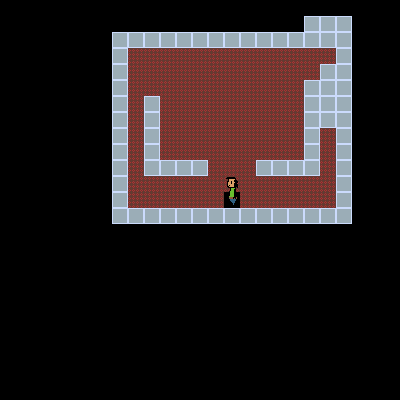

A 2D game scene composited from a Tiled map and its tileset images. What follows is a short description and the map's XML, with every tile layer's data as written:
An orthogonal 25x25 tile map with 16x16 px tiles, 1 tile layer (background), 2 tilesets and 2 objects (player, snail).

<map version="1.0" orientation="orthogonal" renderorder="right-down" width="25" height="25" tilewidth="16" tileheight="16" nextobjectid="3">
 <tileset firstgid="1" name="tiles" tilewidth="16" tileheight="16" tilecount="3" columns="0">
  <tile id="0">
   <properties>
    <property name="type" value="back" />
   </properties>
   <image width="16" height="16" source="../raw/art/tiles/back.png" />
  </tile>
  <tile id="1">
   <properties>
    <property name="type" value="spike" />
   </properties>
   <image width="16" height="16" source="../raw/art/tiles/spike.png" />
  </tile>
  <tile id="2">
   <properties>
    <property name="type" value="wall" />
   </properties>
   <image width="16" height="16" source="../raw/art/tiles/wall.png" />
  </tile>
 </tileset>
 <tileset firstgid="4" name="actors" tilewidth="32" tileheight="32" tilecount="3" columns="0">
  <tile id="0">
   <image width="32" height="16" source="../raw/art/actors/baby_snail_0.png" />
  </tile>
  <tile id="1">
   <image width="16" height="32" source="../raw/art/actors/fred_running_1.png" />
  </tile>
  <tile id="2">
   <image width="16" height="16" source="../raw/art/actors/junk.png" />
  </tile>
 </tileset>
 <layer name="background" width="25" height="25">
  <data encoding="csv">
0,0,0,0,0,0,0,0,0,0,0,0,0,0,0,0,0,0,0,0,0,0,0,0,0,
0,0,0,0,0,0,0,0,0,0,0,0,0,0,0,0,0,0,0,3,3,3,0,0,0,
0,0,0,0,0,0,0,3,3,3,3,3,3,3,3,3,3,3,3,3,3,3,0,0,0,
0,0,0,0,0,0,0,3,1,1,1,1,1,1,1,1,1,1,1,1,1,3,0,0,0,
0,0,0,0,0,0,0,3,1,1,1,1,1,1,1,1,1,1,1,1,3,3,0,0,0,
0,0,0,0,0,0,0,3,1,1,1,1,1,1,1,1,1,1,1,3,3,3,0,0,0,
0,0,0,0,0,0,0,3,1,3,1,1,1,1,1,1,1,1,1,3,3,3,0,0,0,
0,0,0,0,0,0,0,3,1,3,1,1,1,1,1,1,1,1,1,3,3,3,0,0,0,
0,0,0,0,0,0,0,3,1,3,1,1,1,1,1,1,1,1,1,3,1,3,0,0,0,
0,0,0,0,0,0,0,3,1,3,1,1,1,1,1,1,1,1,1,3,1,3,0,0,0,
0,0,0,0,0,0,0,3,1,3,3,3,3,1,1,1,3,3,3,3,1,3,0,0,0,
0,0,0,0,0,0,0,3,1,1,1,1,1,1,1,1,1,1,1,1,1,3,0,0,0,
0,0,0,0,0,0,0,3,1,1,1,1,1,1,5,1,1,1,1,1,1,3,0,0,0,
0,0,0,0,0,0,0,3,3,3,3,3,3,3,3,3,3,3,3,3,3,3,0,0,0,
0,0,0,0,0,0,0,0,0,0,0,0,0,0,0,0,0,0,0,0,0,0,0,0,0,
0,0,0,0,0,0,0,0,0,0,0,0,0,0,0,0,0,0,0,0,0,0,0,0,0,
0,0,0,0,0,0,0,0,0,0,0,0,0,0,0,0,0,0,0,0,0,0,0,0,0,
0,0,0,0,0,0,0,0,0,0,0,0,0,0,0,0,0,0,0,0,0,0,0,0,0,
0,0,0,0,0,0,0,0,0,0,0,0,0,0,0,0,0,0,0,0,0,0,0,0,0,
0,0,0,0,0,0,0,0,0,0,0,0,0,0,0,0,0,0,0,0,0,0,0,0,0,
0,0,0,0,0,0,0,0,0,0,0,0,0,0,0,0,0,0,0,0,0,0,0,0,0,
0,0,0,0,0,0,0,0,0,0,0,0,0,0,0,0,0,0,0,0,0,0,0,0,0,
0,0,0,0,0,0,0,0,0,0,0,0,0,0,0,0,0,0,0,0,0,0,0,0,0,
0,0,0,0,0,0,0,0,0,0,0,0,0,0,0,0,0,0,0,0,0,0,0,0,0,
0,0,0,0,0,0,0,0,0,0,0,0,0,0,0,0,0,0,0,0,0,0,0,0,0
</data>
 </layer>
 <objectgroup name="objects">
  <object id="1" type="player" gid="5" x="274" y="160" width="16" height="32" />
  <object id="2" type="snail" gid="4" x="169" y="160" width="32" height="16" />
 </objectgroup>
</map>
